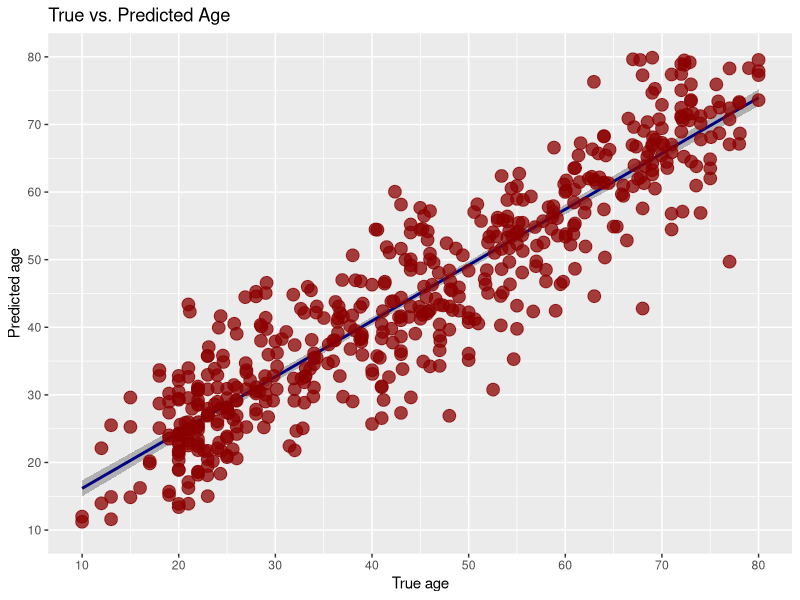

Here is the R script that generated this plot:
library( kernlab )
library( ggplot2 )

trainingData <- read.csv( "trainingBrainSegmentationPosteriors2Projections.csv" )
testingData <- read.csv( "testingBrainSegmentationPosteriors2Projections.csv" )
# trainingData <- read.csv( "trainingCorticalThicknessProjections.csv" )
# testingData <- read.csv( "testingCorticalThicknessProjections.csv" )

# Remove ID, gender, and site
#  drops <- c( "ID", "SEX", "SITE" )
#  trainingData <- trainingData[, !( names( trainingData ) %in% drops )]
#  testingData <- testingData[, !( names( trainingData ) %in% drops )]
trainingData<-trainingData[,3:ncol(testingData)]
testingData<-testingData[,3:ncol(testingData)]

brainAgeVM <- rvm( AGE ~ ., data = trainingData, type = "regression",
                    kernel = "laplacedot", 
                    verbosity = 1, tol = .Machine$double.eps,
                    minmaxdiff = 1e-3, cross = 0, fit = TRUE,
                    na.action = na.omit , iterations = 200 )

predictedAge <- predict( brainAgeVM, testingData )

correlation <- cor( testingData$AGE, predictedAge )
meanerr<-(  mean( abs(  testingData$AGE - predictedAge ) ) )
cat( "Correlation (true vs. predicted age): ", correlation, " mean err " , meanerr , "\n", sep = '' )


plotData <- data.frame( TrueAge = testingData$AGE, PredictedAge = predictedAge )

brainAgeRegression <- lm( testingData$AGE ~ 1 + predictedAge )



brainAgePlot <- ggplot( plotData, aes( x = TrueAge, y = PredictedAge ) ) +
                stat_smooth( colour = "navyblue", formula = y ~ 1 + x, method = "lm",
                  size = 1, n = 1000, level = 0.95, se = TRUE, fullrange = TRUE, fill = 'black', alpha = 0.25 ) +
                geom_point( colour = "darkred", size = 4, alpha = 0.75 ) +
                scale_x_continuous( "True age", breaks = seq( 10, 80, by = 10 ), labels = seq( 10, 80, by = 10 ), limits = c( 10, 80 ) ) +
                scale_y_continuous( "Predicted age", breaks = seq( 10, 80, by = 10 ), labels = seq( 10, 80, by = 10 ), limits = c( 10, 80 ) ) +
                ggtitle( "True vs. Predicted Age" )
ggsave( filename = paste( "brainAge.pdf", sep = "" ), plot = brainAgePlot, width = 6, height = 6, units = 'in' )



# plot the results (Bland Altman)
#
# ageDifference <- ( testingData$AGE - predictedAge )
# meanAgeDifference <- mean( ageDifference )
# stdAgeDifference <- sd( ageDifference )
#
# upperLineIntercept <- meanAgeDifference + 0.95 * stdAgeDifference
# lowerLineIntercept <- meanAgeDifference - 0.95 * stdAgeDifference
#
# plotData <- data.frame( TrueAge = testingData$AGE, AgeDifference = ageDifference )
#
# brainAgePlot <- ggplot( plotData, aes( x = TrueAge, y = AgeDifference ) ) +
#                 geom_point( colour = "darkred", size = 4, alpha = 0.75 ) +
#                 geom_hline( aes( yintercept = upperLineIntercept ), colour = "navyblue", linetype = "dashed" ) +
#                 geom_hline( aes( yintercept = lowerLineIntercept ), colour = "navyblue", linetype = "dashed" ) +
#                 scale_x_continuous( "True age", breaks = seq( 10, 80, by = 10 ), labels = seq( 10, 80, by = 10 ), limits = c( 10, 80 ) ) +
#                 scale_y_continuous( "True - predicted age", breaks = seq( -20, 20, by = 5 ), labels = seq( -20, 20, by = 5 ), limits = c( -20, 20 ) ) +
#                 ggtitle( "True vs. Predicted Age" )
# ggsave( filename = paste( "brainAge.pdf", sep = "" ), plot = brainAgePlot, width = 8, height = 6, units = 'in' )
#

if ( FALSE )
  {
    img<-as.matrix( trainingData[ ,c(1,3:ncol(trainingData) ) ] )
    testimg<-as.matrix( testingData[ ,c(1,3:ncol(trainingData) ) ] )
    myregression <- sparseRegression( img , data.frame( AGE=trainingData$AGE , SEX=trainingData$SEX ), "AGE",  sparseness=-0.1, nvecs=10, its=10, cthresh=0)
    ff<-data.frame(AGE=trainingData$AGE, myregression$umatrix )
    tt<-glm( AGE ~ ., data = ff )
    cor.test( predict( tt ) , ff$AGE )
    
    newu<-  testimg %*% ( as.matrix( myregression$eigenanatomyimages ) )
    colnames( newu ) <- colnames( myregression$umatrix  )
    names( newu ) <- names( myregression$umatrix  )
    ff<-data.frame(  newu )
    predictedAge2 <- predict( tt, newdata=ff )
    correlation <- cor( testingData$AGE, predictedAge2 )
    meanerr<-(  mean( abs(  testingData$AGE - predictedAge2 ) ) )
    cat( "Correlation (true vs. predicted age): ", correlation, " mean err " , meanerr , "\n", sep = '' )
  }
